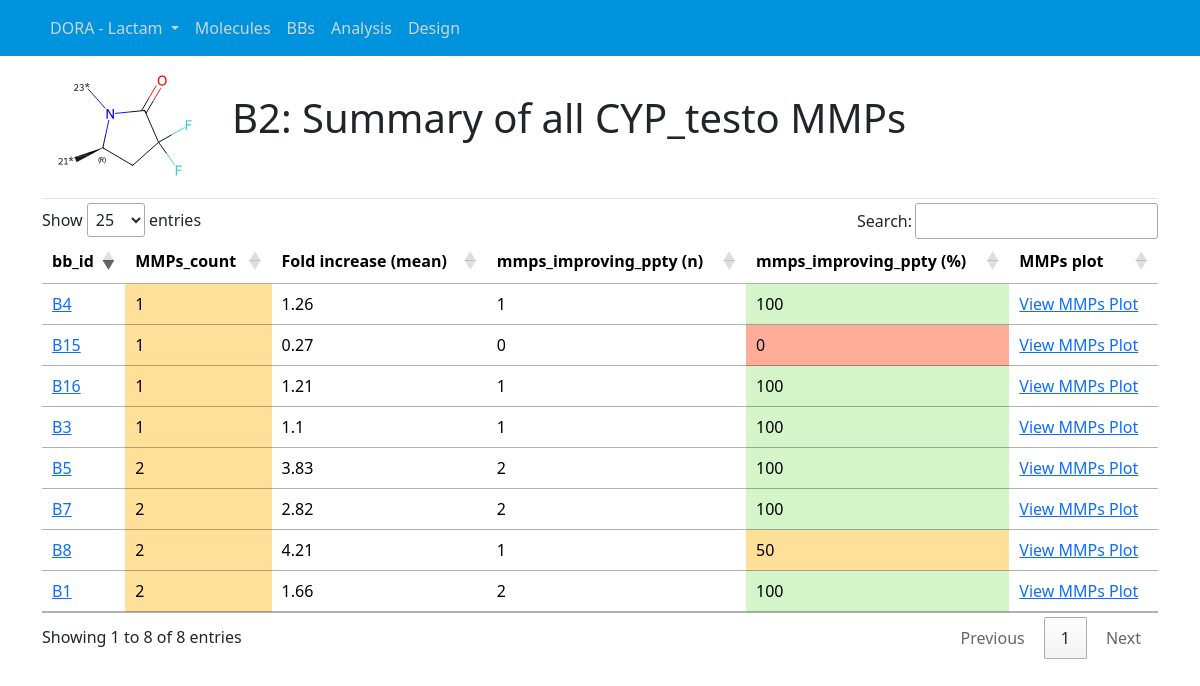
Screenshot of /analysis/mmps-results/?bb_id=B2&property=CYP_testo (signed in) with the database file from the repository.
### projects/models.py (models this page shows, shortened)
class Series(models.Model):
    project = models.ForeignKey(Project, on_delete=models.CASCADE)
    series_name = models.CharField(max_length=25)
    sub_series = models.CharField(max_length=25, blank=True)
    n_mols = models.IntegerField(default=0)
    series_bbsar_coverage = models.FloatField(default=0)
    n_bb_tags = models.IntegerField(default=0)
    n_bbs = models.IntegerField(default=0)
    n_A = models.IntegerField(default=0)
    n_B = models.IntegerField(default=0)
    n_C = models.IntegerField(default=0)
    n_D = models.IntegerField(default=0)
    date_updated = models.DateTimeField(default=timezone.now)
    class Meta:
        unique_together = ('project', 'series_name')

class Project(models.Model):
    project_name = models.CharField(max_length=25)
    def __str__(self):
        return str(self.project_name)

### molecules/models.py (models this page shows, shortened)
class Molecule(models.Model):
    project = models.ForeignKey(Project, on_delete=models.CASCADE)
    series = models.CharField(max_length=16, default="MCs")
    sub_series = models.CharField(max_length=16, default="MC13")
    mol_smi = models.CharField(max_length=100)
    mol_id = models.CharField(max_length=16)
    mol_flag = models.CharField(max_length=32, null=True)
    A_id = models.CharField(max_length=4, null=True)
    B_id = models.CharField(max_length=4, null=True)
    C_id = models.CharField(max_length=4, null=True)
    D_id = models.CharField(max_length=4, null=True)
    bbs_id = models.CharField(max_length=16, null=True)
    BB_fu = models.FloatField(null=True)
    BBB_Brain = models.FloatField(null=True)
    BBB_Brain_2 = models.FloatField(null=True)
    BBB_Brain_Plasma_ratio = models.FloatField(null=True)
    BBB_Plasma = models.FloatField(null=True)
    BBB_Plasma_2 = models.FloatField(null=True)
    BBB_ratio_BrainPlasma = models.FloatField(null=True)
    CYP_mida = models.FloatField(null=True)
    CYP_shift = models.FloatField(null=True)
    CYP_testo = models.FloatField(null=True)
    CYP2C9_IC50 = models.FloatField(null=True)
    CYP2D6_IC50 = models.FloatField(null=True)
    CYP2C9_screening_IC50 = models.FloatField(null=True)
    CYP2D6_screening_IC50 = models.FloatField(null=True)
    CYP3A4_screening_mida_IC50 = models.FloatField(null=True)
    CYP3A4_screening_testo_IC50 = models.FloatField(null=True)
    DogLM = models.FloatField(null=True)
    DMPK_status = models.CharField(max_length=512, null=True)
    EC50_main = models.FloatField(null=True)
    FLP_EC50 = models.FloatField(null=True)
    FLP_effect = models.FloatField(null=True)
    GSH = models.FloatField(null=True)
    HLM = models.FloatField(null=True)
    hM1R_FLIPR_IC50 = models.FloatField(null=True)
    hM2R_FLIPR_IC50 = models.FloatField(null=True)
    hM3R_FLIPR_IC50 = models.FloatField(null=True)
    hM5R_FLIPR_IC50 = models.FloatField(null=True)
    IP1_effect = models.FloatField(null=True)
    KineticEV_AUC = models.FloatField(null=True)
    KineticEV_Cmax = models.FloatField(null=True)
    KineticIV_AUC = models.FloatField(null=True)
    KineticIV_Clearance = models.FloatField(null=True)
    logD = models.FloatField(null=True)
    MDR1_PappAB = models.FloatField(null=True)
    MDR1_efflux = models.FloatField(null=True)
    min_ratio_hM1R_hM2R = models.FloatField(null=True)
    MouseLM = models.FloatField(null=True)
    OX1_IP1_EC50 = models.FloatField(null=True)
    PPB_fu = models.FloatField(null=True)
    PXR_EC50 = models.FloatField(null=True)
    PXR_Emax = models.FloatField(null=True)
    ratio_hOX1R_hOX2R = models.FloatField(null=True)
    RatLM = models.FloatField(null=True)
    sol_FaSSIF = models.FloatField(null=True)
    sol_pH6 = models.FloatField(null=True)
    Tox_CellTiter_Glo_IC50 = models.FloatField(null=True)
    BPI_calc = models.FloatField(null=True)

### analysis/views.py (the view)
# urls.py: path('analysis/mmps-results/', views.generate_mmps, name='generate_mmps'),
def generate_mmps(request, property=None, bb_id=None):
    series_name = get_project_series_from_session(request).series_name
    project = get_project_series_from_session(request).project
    n_bb_tags = get_project_series_from_session(request).n_bb_tags
    property = request.GET.get('property') if request.method == 'GET' else request.POST.get('property')
    bb_id = request.GET.get('bb_id') if request.method == 'GET' else request.POST.get('bb_id')
    if not property or not bb_id:
        return redirect('analysis_home')
    bb = BB.objects.filter(bb_id=bb_id, series__series_name=series_name).first()
    if not bb:
        return redirect('analysis_home')
    mols = Molecule.objects.filter(**{f'{property}__isnull': False}, series=series_name).values()
    df = pd.DataFrame.from_records(mols)
    df = get_mmps_from_bb_id_with_scores(df, bb_id, property, n_bb_tags)
    context = {
        'property': property,
        'bb_id':bb_id,
        'df':df,
        'series_name':series_name,
        'project_name':project
    }
    return render(request, 'analysis/mmps_results.html', context)

### projects/context_processors.py (called while the page is built)
def project_series_processor(request):
    series = Series.objects.all()
    current_series_id = request.session.get('current_series_id', None)
    current_series = None
    if current_series_id:
        current_series = series.filter(id=current_series_id).first()
    return {
        'series': series,
        'current_series': current_series,
    }

### utils/bb_operations.py (called while the page is built)
def format_df_for_combos(df, bb_id, ppty):
    bb_type = bb_id[0]
    df = df[[ppty,'A_id','B_id','C_id','D_id']]
    columns_to_include = [col for col in ['A_id', 'B_id', 'C_id', 'D_id'] if col[0] != bb_type]
    df['combo'] = df[columns_to_include].fillna('').astype(str).agg(''.join, axis=1)
    df = df.drop(columns=columns_to_include)
    return df

def get_mmps_stats(df, ppty, pivot_column, bb1_id):
    df = df[['combo', ppty, pivot_column]]
    agg_df = df.groupby(['combo', pivot_column])[ppty].mean().reset_index()
    pivot_df = agg_df.pivot(index='combo', columns=pivot_column, values=ppty).reset_index()
    pivot_df.columns = [f'{ppty}_{col}' if col != 'combo' else col for col in pivot_df.columns]
    bb1_col = f'{ppty}_{bb1_id}'
    cols = [col for col in pivot_df.columns if col not in ['combo', bb1_col]]
    pivot_df = pivot_df[['combo', bb1_col] + cols]
    if len(pivot_df.columns) > 2:
        pivot_df['Fold_Change'] = pivot_df[pivot_df.columns[2]] / pivot_df[pivot_df.columns[1]]
    else:
        pivot_df['Fold_Change'] = np.nan
    return pivot_df

def score_mmp(df, bb_ids, ppty, n_bb_tags):
    df = get_mmps_from_bb_ids(df, bb_ids, ppty, n_bb_tags)
    df = get_mmps_stats(df, ppty,  bb_ids[0][0]+'_id', bb_ids[0])
    mean = df['Fold_Change'].agg('mean')
    std = df['Fold_Change'].agg('std')
    n_mmps = len(df)
    if ppty not in unfavorable_gain_ppties:
        n_positive_mmps = df[df['Fold_Change'] > 1]['Fold_Change'].count()
    else:
        n_positive_mmps = df[df['Fold_Change'] < 1]['Fold_Change'].count()
    ratio_positive_mmps = n_positive_mmps / n_mmps
    return [round(mean, 2), round(std, 2), n_positive_mmps, round(ratio_positive_mmps,2)]

### utils/db_operations.py (called while the page is built)
def get_project_series_from_session(request):
    series_id = request.session.get('current_series_id')
    if series_id:
        return get_object_or_404(Series, id=series_id)
    return None

### analysis/templates/analysis/mmps_results.html
{% extends "projects/base.html" %}
{% block content %}
{% load custom_filters %}
<div class="article-metadata">
  <div class="row mb-3">
    <div class="col-md-2">
      <a href="{% url 'bb_home' bb_id %}"><img src="/media/bbs/{{project_name}}/{{series_name}}/{{bb_id}}.svg" width="100%"></a>
    </div>
    <div class="col-md-10">
      <br>
      <h1 class="mr-2">{{bb_id}}: Summary of all {{property}} MMPs</h1>
    </div>
  </div>
</div>
<div class="media-body">
  <div class="table-responsive">
    <table class="table table-hover" id="molsPptiesTable">
      <thead>
        <tr>
          <th scope="col">bb_id</th>
          <th scope="col">MMPs_count</th>
          <th scope="col">Fold increase (mean)</th>
          <th scope="col">mmps_improving_ppty (n)</th>
          <th scope="col">mmps_improving_ppty (%)</th>
          <th scope="col">MMPs plot</th>
        </tr>
      </thead>
      <tbody>
        {% for b in df.itertuples %}
          <tr>
            <td><a href="{% url 'bb_home' b.bb_id %}" data-toggle="tooltip" data-html="true" title="{{ b.bb_id }}" class="bb-tooltip-trigger" data-imgsrc='/media/bbs/{{project_name}}/{{series_name}}/{{ b.bb_id }}.svg'>{{ b.bb_id }}</a></td>
            <td style="background-color: {{ b.n_mmps|color_for_property:'bb_count' }};">{{b.n_mmps}}</td>
            <td>{{b.mean}}</td>
            <td>{{b.n_positive_mmps}}</td>
            <td style="background-color: {{ b.ratio_positive_mmps|color_for_property:'improvement_ratio' }};">{{b.ratio_positive_mmps}}</td>
            <td><a href="{% url 'get_mmps_ppty_relplot' %}?property={{property}}&bb1_id={{ bb_id }}&bb2_id={{ b.bb_id }}">View MMPs Plot</a>
            </td>
          </tr>
        {% endfor %}
      </tbody>
    </table>
  </div>
</div>
{% endblock content %}

### projects/templates/projects/base.html (shortened to what this page needs)
{% load static %}
<!DOCTYPE html>
<html>
<head>
  <link rel="stylesheet" type="text/css" href="{% static 'projects/main.css' %}">
</head>
<body>
  <header class="site-header">
    <nav class="navbar navbar-expand-md navbar-dark bg-steel fixed-top">
      <div class="container">
        <div class="collapse navbar-collapse" id="navbarToggle">
          <ul class="navbar-nav mr-auto">
            <li class="nav-item dropdown">
              <a class="nav-link dropdown-toggle navbar-brand-dropdown" href="#" role="button" data-bs-toggle="dropdown" aria-expanded="false">
                {% if current_series %}
                  {{ current_series.project.project_name }} - {{ current_series.series_name }}
                {% else %}
                  Select Project - Series
                {% endif %}
              </a>
            </li>
            <li class="nav-item"><a class="nav-link" href="{% url 'molecules_home' %}">Molecules</a></li>
            <li class="nav-item"><a class="nav-link" href="{% url 'bbs_home' %}">BBs</a></li>
            <li class="nav-item"><a class="nav-link" href="{% url 'analysis_home' %}">Analysis</a></li>
            <li class="nav-item"><a class="nav-link" href="{% url 'design_home' %}">Design</a></li>
          </ul>
        </div>
      </div>
    </nav>
  </header>
  <main role="main" class="container">
    <div class="row">
      <div class="col-md-12">
        {% block content %}{% endblock %}
      </div>
    </div>
  </main>
  <link href="https://cdn.jsdelivr.net/npm/bootstrap@5.3.2/dist/css/bootstrap.min.css" rel="stylesheet"
>
  <link rel="stylesheet" type="text/css" href="https://cdn.datatables.net/1.13.6/css/jquery.dataTables.min.css">
</body>
</html>

### projects/static/projects/main.css (style rules this page uses)
body { background: #fafafa; color: #333333; margin-top: 5rem; padding-top: 70px; }
h1, h2, h3, h4, h5, h6 { color: #444444; }
ul { margin: 0; }
.bg-steel { background-color: #541471; background-color: #0093dd; }
.site-header .navbar-nav .nav-link { color: #cbd5db; }
.article-metadata { padding-bottom: 1px; margin-bottom: 4px; border-bottom: 1px solid #e3e3e3 }
.bb-tooltip-trigger { background-color: transparent; border: none; box-shadow: none; font-size: 1rem; }
td { white-space: nowrap; }

### rows the page displays
Series: project.project_name "DORA", series_name "Lactam"
Project: project_name.series_name (picture)
Molecule: bb_id "B1"
Molecule: bb_id "B8"
Molecule: bb_id "B7"
Molecule: bb_id "B5"
Molecule: bb_id "B3"
Molecule: bb_id "B16"
Molecule: bb_id "B15"
Molecule: bb_id "B4"

### other values shown
{{ bb_id }} "B2"
{{ property }} "CYP_testo"
{{ b.n_mmps }} "2" "2" "2" "2" "1" "1" "1" "1"
{{ b.mean }} "1.66" "4.21" "2.82" "3.83" "1.1" "1.21" "0.27" "1.26"
{{ b.n_positive_mmps }} "2" "1" "2" "2" "1" "1" "0" "1"
{{ b.ratio_positive_mmps }} "100" "50" "100" "100" "100" "100" "0" "100"
